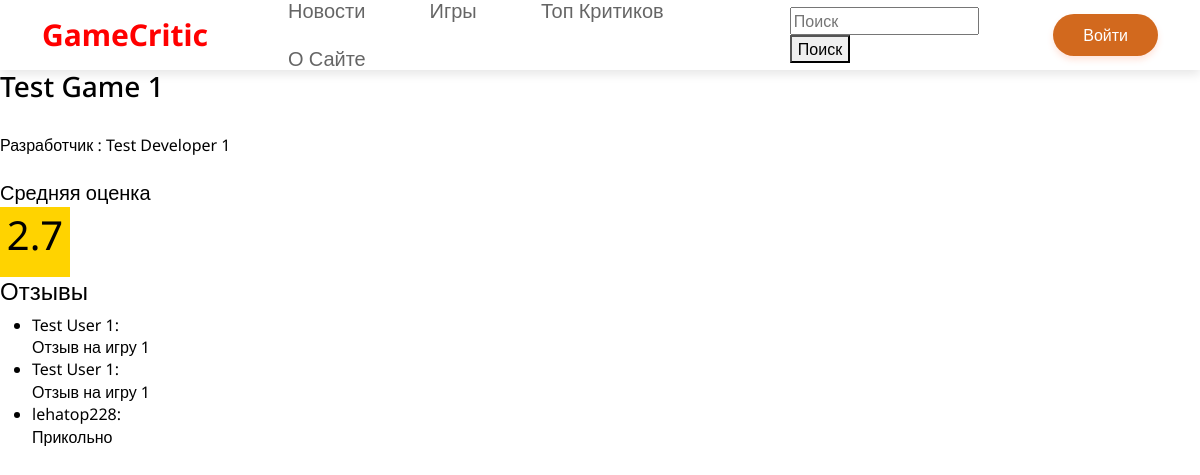
Page /games/game1 on the earlier database version.
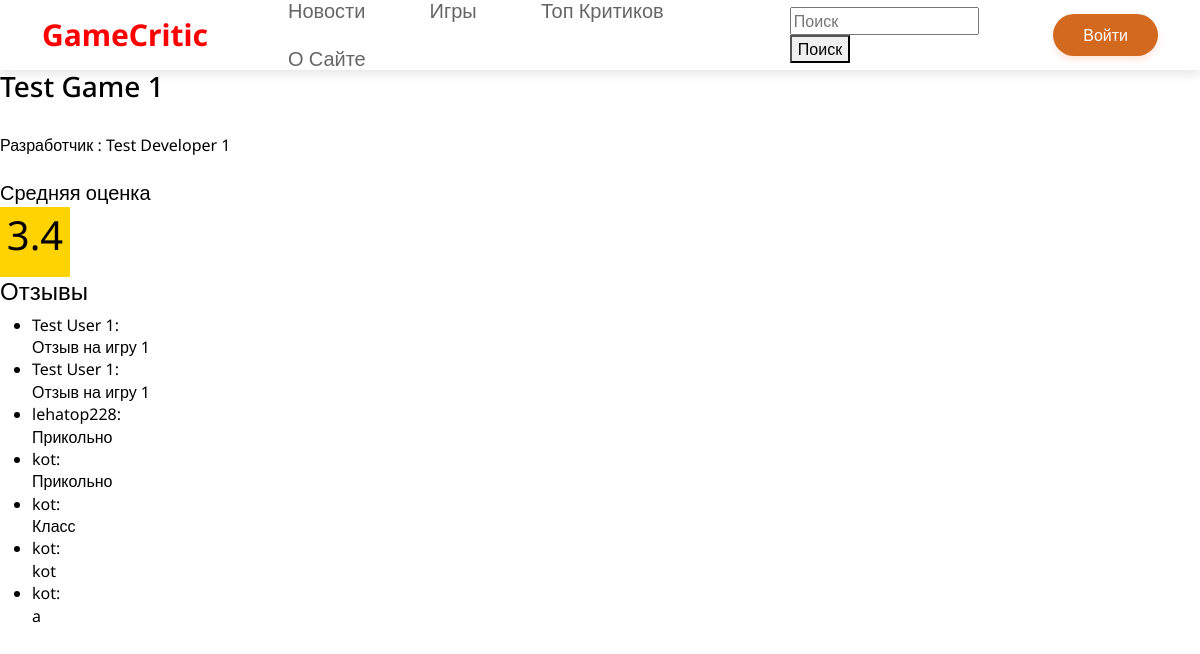
Same page on the later database version.
### data/games.py (models this page shows, shortened)
class Game(SqlAlchemyBase):
    __tablename__ = 'games'
    id = sqlalchemy.Column(sqlalchemy.Integer, primary_key=True, autoincrement=True)
    title = sqlalchemy.Column(sqlalchemy.String)
    genre = sqlalchemy.Column(sqlalchemy.Integer, default=0)
    developer = sqlalchemy.Column(sqlalchemy.String)
    likes = sqlalchemy.Column(sqlalchemy.Integer, default=0)
    dislikes = sqlalchemy.Column(sqlalchemy.Integer, default=0)
    created = sqlalchemy.Column(sqlalchemy.DateTime, default=datetime.now())
    changed = sqlalchemy.Column(sqlalchemy.Boolean, default=False)
    link = sqlalchemy.Column(sqlalchemy.String, unique=True)
    approved = sqlalchemy.Column(sqlalchemy.Boolean, default=False)

### data/reviews.py (models this page shows, shortened)
class Review(SqlAlchemyBase):
    __tablename__ = 'reviews'
    id = sqlalchemy.Column(sqlalchemy.Integer, primary_key=True, autoincrement=True)
    content = sqlalchemy.Column(sqlalchemy.String)
    author = sqlalchemy.Column(sqlalchemy.Integer, sqlalchemy.ForeignKey('users.id'))
    rate = sqlalchemy.Column(sqlalchemy.Float)
    game_id = sqlalchemy.Column(sqlalchemy.Integer, sqlalchemy.ForeignKey('games.id'))
    likes = sqlalchemy.Column(sqlalchemy.Integer, default=0)
    dislikes = sqlalchemy.Column(sqlalchemy.Integer, default=0)
    date = sqlalchemy.Column(sqlalchemy.DateTime, default=datetime.now())
    changed = sqlalchemy.Column(sqlalchemy.Boolean, default=False)
    user = orm.relationship('User')
    game = orm.relationship('Game')

### data/users.py (models this page shows, shortened)
class User(SqlAlchemyBase, UserMixin):
    __tablename__ = 'users'
    id = sqlalchemy.Column(sqlalchemy.Integer, primary_key=True, autoincrement=True)
    login = sqlalchemy.Column(sqlalchemy.String, nullable=False, unique=True)
    name = sqlalchemy.Column(sqlalchemy.String, nullable=True)
    surname = sqlalchemy.Column(sqlalchemy.String, nullable=True)
    email = sqlalchemy.Column(sqlalchemy.String, nullable=True, unique=True)
    profile_photo = sqlalchemy.Column(sqlalchemy.String, nullable=True)
    rating = sqlalchemy.Column(sqlalchemy.Integer, default=0)
    certified = sqlalchemy.Column(sqlalchemy.Boolean, default=False)
    rank = sqlalchemy.Column(sqlalchemy.String, default='Любитель')
    hashed_password = sqlalchemy.Column(sqlalchemy.String, nullable=True)
    modified_date = sqlalchemy.Column(sqlalchemy.DateTime, default=datetime.datetime.now())
    reviews = orm.relationship('Review', back_populates='user')
    news = orm.relationship('News', back_populates='user')

### main.py (the view, shortened to what this page needs)
@app.route('/games/<string:link>', methods=['GET', 'POST'])
def game_info(link: str):
    form = ReviewForm()
    db_sess = db_session.create_session()
    game = db_sess.query(Game).filter(Game.link == link).first()
    reviews = db_sess.query(Review).filter(Review.game_id == game.id).all()
    avg_rate = round(sum([review.rate for review in reviews if review.rate]) / len(reviews), 1)
    return render_template('game_info.html', game=game, reviews=reviews, form=form, average=avg_rate)

### forms/review_form.py
class ReviewForm(FlaskForm):
    rate = FloatField('Оценка', validators=[DataRequired(), NumberRange(1, 5)])
    content = TextAreaField('Отзыв', validators=[DataRequired()])
    submit = SubmitField('Оставить отзыв')

### forms/search.py
class SearchForm(FlaskForm):
    searched = StringField('Searched', validators=[DataRequired()])
    submit = SubmitField('Искать')

### data/db_session.py (called while the page is built)
def create_session() -> Session:
    global __factory
    return __factory()

### main.py (called while the page is built)
@app.context_processor
def base():
    form = SearchForm()
    return dict(form=form)

### templates/game_info.html (shortened to what this page needs)
{% extends "index.html" %}
{% block head %}
<link rel="stylesheet" href="{{ url_for('static', filename='css/reviews.css') }}">
{%endblock%}
{%block body%}
<h3>{{game.title}}</h3>
<br>
<div>Разработчик : {{game.developer}}</div>
<br>
<div class="average-rate">
    Средняя оценка
    <div class="rate-value">{{average}}</div>
</div>
<div class="reviews">
    <h4>Отзывы</h4>
    <ul>
        {%for item in reviews%}
            <li class="review">
                <div>{{item.user.login}}:</div>
                <article>{{item.content}}</article>
            </li>
        {%endfor%}
    </ul>
</div>
{%endblock%}

### templates/index.html (shortened to what this page needs)
<!DOCTYPE html>
<html lang="ru">
<head>
	<link rel="stylesheet" href="{{ url_for('static', filename='libs/bootstrap-reboot.min.css') }}">
	<link rel="stylesheet" href="{{ url_for('static', filename='libs/bootstrap-grid.min.css') }}">
	<link rel="stylesheet" href="{{ url_for('static', filename='css/styles.css') }}">
	{% block head %}
	{%endblock%}
</head>
<body>
	<nav class="navbar">
        <div class="container">
            <a href="/" class="navbar-brand">GameCritic</a>
            <div class="navbar-wrap">
                <ul class="navbar-menu">
                    <li><a href="/news">Новости</a></li>
                    <li><a href="/games">Игры</a></li>
                    <li><a href="/top-users">Топ Критиков</a></li>
                    <li><a href="/info">О Сайте</a></li>
                </ul>
				<form method="POST" action="{{url_for('search')}}">
					<input type="search" class="form-control" placeholder="Поиск"
					aria-label="Search", name="searched">
					<button class="btn btn-outline-secondary" type="submit">Поиск</button>
				</form>
			{% if current_user.is_authenticated %}
            	<a href="/profile/{{current_user.id}}" class="profile">Профиль</a>
			{% else %}
				<a href="/login" class="profile">Войти</a>
			{%endif%}
            </div>
        </div>
    </nav>
	{%block body%}
	{%endblock%}
</body>
</html>

### static/css/styles.css (style rules this page uses)
body { position: relative; font-family: 'Noto Sans', sans-serif; font-size: 16px; line-height: 1.4; color: #000; min-width: 320px; overflow-x: hidden; height: auto; }
.navbar { width: 100%; height: 70px; box-shadow: 0 4px 10px rgba(0, 0, 0, .1); }
.navbar .container { height: inherit; display: flex; justify-content: center; align-items: center; }
.navbar-menu { list-style-type: none; padding-left: 0; margin-bottom: 0; }
.navbar-menu li { display: inline-block; }
.navbar-menu li a { display: inline-block; color: #000; opacity: 0.6; text-decoration: none; padding: 10px 30px; transition: all .07 ease-in-out; font-size: 20px; }
.navbar-wrap { display: flex; flex-flow: row nowrap; align-items: center; }
.profile { margin-left: 30px; padding: 10px 30px; background-color: chocolate; border-radius: 100px; color: white; text-decoration: none; transition: all .1s ease-out; box-shadow: 0 4px 6px rgba(255, 127, 80, .2); }
.navbar-brand { font-weight: 700; font-size: 30px; text-decoration: none; color: red; transition: all .07 ease-in-out; margin-right: 50px; }

### static/css/reviews.css (style rules this page uses)
.average-rate { font-size: 20px; }
.rate-value { width: 70px; height: 70px; background-color: #ffd300; font-size: 40px; text-align: center; text-decoration: white; }

Differences in the rows shown:
added Review: user.login "kot", content "Прикольно"
added Review: user.login "kot", content "Класс"
added Review: user.login "kot", content "kot"
added Review: user.login "kot", content "a"
Other differences:
{{ average }}: "2.7" → "3.4"
